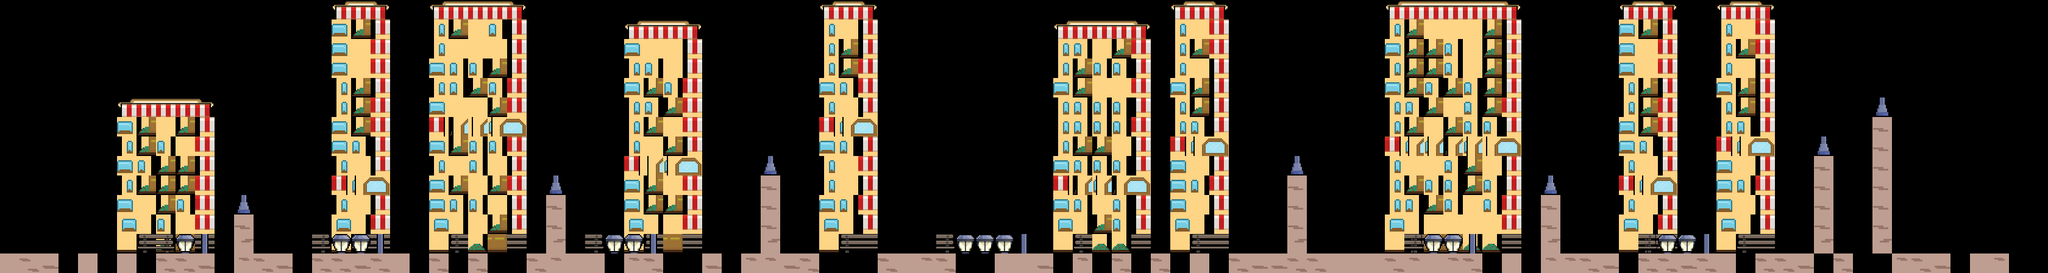

Tiled map render using the project's own tile images. Description and the map definition, with tile-layer contents summarised, below:
An orthogonal 105x14 tile map with 32x32 px tiles, 5 tile layers (Building, Collide, Bancos, Suelo, ...).

<map version="1.9" tiledversion="1.9.2" orientation="orthogonal" renderorder="right-down" width="105" height="14" tilewidth="32" tileheight="32" infinite="0" nextlayerid="8" nextobjectid="42">
 <editorsettings>
  <export target="levelPrueba.json" format="json" />
 </editorsettings>
 <tileset firstgid="1" name="tumama" tilewidth="32" tileheight="32" tilecount="36" columns="6">
  <image source="spritesheetMap.png" width="192" height="192" />
  <tile id="9">
   <properties>
    <property name="Atravesable" type="bool" value="true" />
   </properties>
  </tile>
  <tile id="10">
   <properties>
    <property name="Atravesable" type="bool" value="true" />
   </properties>
  </tile>
  <tile id="11">
   <properties>
    <property name="Atravesable" type="bool" value="true" />
   </properties>
  </tile>
  <tile id="21">
   <properties>
    <property name="Atravesable" type="bool" value="true" />
   </properties>
  </tile>
  <tile id="22">
   <properties>
    <property name="Atravesable" type="bool" value="true" />
   </properties>
  </tile>
  <tile id="23">
   <properties>
    <property name="Atravesable" type="bool" value="true" />
   </properties>
  </tile>
 </tileset>
 <layer id="4" name="Building" width="105" height="14">
  <data>[1470 cells, 500 non-empty, 18 distinct tile ids]</data>
 </layer>
 <layer id="1" name="Collide" width="105" height="14">
  <data>[1470 cells, 55 non-empty, 9 distinct tile ids]</data>
 </layer>
 <layer id="6" name="Bancos" width="105" height="14">
  <data>[1470 cells, 24 non-empty, 3 distinct tile ids]</data>
 </layer>
 <layer id="7" name="Suelo" width="105" height="14">
  <data>[1470 cells, 84 non-empty, 6 distinct tile ids]</data>
 </layer>
 <layer id="5" name="Toldos" width="105" height="14">
  <data>[1470 cells, 36 non-empty, 3 distinct tile ids]</data>
 </layer>
</map>